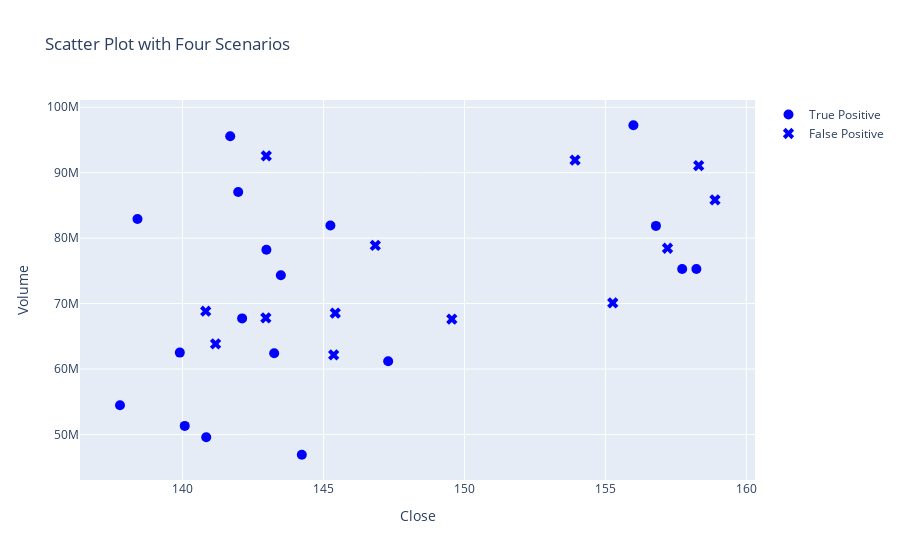

This figure's notebook cell:
### Code cell
ada_boost(df_train_val, X_validation, y_validation, df_evaluation_val, df_confusion_val)

### Figure 1 — Plotly figure (JSON) as saved in the notebook; plotly's stock layout.template omitted (floating-point values rounded to 4 significant figures)
{"data": [{"marker": {"color": "blue", "size": 10, "symbol": "circle"}, "mode": "markers", "name": "True Positive", "type": "scatter", "x": [156.0, 156.8, 157.7, 158.2, 141.7, 143.5, 144.2, 147.3, 138.4, 139.9, 143.0, 145.2, 142.0, 140.1, 140.8, 137.8, 142.1, 143.3], "y": [97252803, 81873242, 75281080, 75273703, 95580859, 74321961, 46899246, 61194259, 82925509, 62511772, 78233910, 81936691, 87057473, 51308059, 49564266, 54468002, 67734044, 62422431]}, {"marker": {"color": "red", "size": 10, "symbol": "x"}, "mode": "markers", "name": "True Negative", "type": "scatter", "x": [], "y": []}, {"marker": {"color": "blue", "size": 10, "symbol": "x"}, "mode": "markers", "name": "False Positive", "type": "scatter", "x": [158.9, 157.2, 158.3, 155.3, 153.9, 149.6, 145.4, 143.0, 145.4, 146.8, 143.0, 140.8, 141.2], "y": [85841743, 78453875, 91093263, 70108161, 91925932, 67633622, 68550651, 67806764, 62152300, 78887119, 92560649, 68834516, 63835398]}, {"marker": {"color": "red", "size": 10, "symbol": "circle"}, "mode": "markers", "name": "False Negative", "type": "scatter", "x": [], "y": []}], "layout": {"showlegend": true, "title": {"text": "Scatter Plot with Four Scenarios"}, "xaxis": {"title": {"text": "Close"}}, "yaxis": {"title": {"text": "Volume"}}}}
